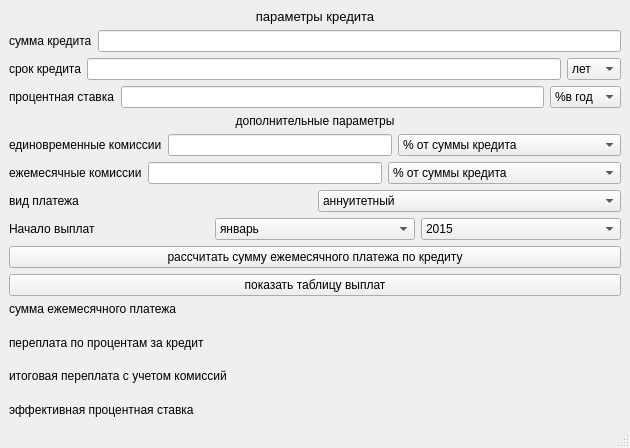
<?xml version="1.0" encoding="UTF-8"?>
<ui version="4.0">
 <class>MainWindow</class>
 <widget class="QMainWindow" name="MainWindow">
  <property name="geometry">
   <rect>
    <x>0</x>
    <y>0</y>
    <width>630</width>
    <height>448</height>
   </rect>
  </property>
  <property name="windowTitle">
   <string>MainWindow</string>
  </property>
  <widget class="QWidget" name="centralwidget">
   <layout class="QVBoxLayout" name="verticalLayout_3">
    <item>
     <layout class="QVBoxLayout" name="verticalLayout_2">
      <item>
       <widget class="QLabel" name="label_4">
        <property name="sizePolicy">
         <sizepolicy hsizetype="Preferred" vsizetype="Fixed">
          <horstretch>0</horstretch>
          <verstretch>0</verstretch>
         </sizepolicy>
        </property>
        <property name="font">
         <font>
          <pointsize>10</pointsize>
         </font>
        </property>
        <property name="text">
         <string>параметры кредита</string>
        </property>
        <property name="alignment">
         <set>Qt::AlignCenter</set>
        </property>
       </widget>
      </item>
      <item>
       <layout class="QVBoxLayout" name="verticalLayout">
        <item>
         <layout class="QHBoxLayout" name="horizontalLayout">
          <item>
           <widget class="QLabel" name="label">
            <property name="text">
             <string>сумма кредита</string>
            </property>
           </widget>
          </item>
          <item>
           <widget class="QLineEdit" name="loanAmount"/>
          </item>
         </layout>
        </item>
        <item>
         <layout class="QHBoxLayout" name="horizontalLayout_2">
          <item>
           <widget class="QLabel" name="label_2">
            <property name="text">
             <string>срок кредита</string>
            </property>
           </widget>
          </item>
          <item>
           <widget class="QLineEdit" name="loanPeriod"/>
          </item>
          <item>
           <widget class="QComboBox" name="monthsOrYearsForLoanPeriod">
            <item>
             <property name="text">
              <string>лет</string>
             </property>
            </item>
            <item>
             <property name="text">
              <string>мес.</string>
             </property>
            </item>
           </widget>
          </item>
         </layout>
        </item>
        <item>
         <layout class="QHBoxLayout" name="horizontalLayout_3">
          <item>
           <widget class="QLabel" name="label_3">
            <property name="text">
             <string>процентная ставка</string>
            </property>
           </widget>
          </item>
          <item>
           <widget class="QLineEdit" name="interestRate"/>
          </item>
          <item>
           <widget class="QComboBox" name="monthsOrYearsForInterestRate">
            <item>
             <property name="text">
              <string>%в год</string>
             </property>
            </item>
            <item>
             <property name="text">
              <string>%в мес</string>
             </property>
            </item>
           </widget>
          </item>
         </layout>
        </item>
       </layout>
      </item>
      <item>
       <widget class="QLabel" name="label_5">
        <property name="sizePolicy">
         <sizepolicy hsizetype="Preferred" vsizetype="Fixed">
          <horstretch>0</horstretch>
          <verstretch>0</verstretch>
         </sizepolicy>
        </property>
        <property name="text">
         <string>дополнительные параметры</string>
        </property>
        <property name="alignment">
         <set>Qt::AlignCenter</set>
        </property>
       </widget>
      </item>
      <item>
       <layout class="QHBoxLayout" name="horizontalLayout_4">
        <property name="spacing">
         <number>6</number>
        </property>
        <item>
         <widget class="QLabel" name="label_6">
          <property name="sizePolicy">
           <sizepolicy hsizetype="Preferred" vsizetype="Fixed">
            <horstretch>0</horstretch>
            <verstretch>0</verstretch>
           </sizepolicy>
          </property>
          <property name="text">
           <string>единовременные комиссии</string>
          </property>
         </widget>
        </item>
        <item>
         <widget class="QLineEdit" name="oneTimeCommission"/>
        </item>
        <item>
         <widget class="QComboBox" name="typeOfOneTimeCommission">
          <property name="sizePolicy">
           <sizepolicy hsizetype="Expanding" vsizetype="Fixed">
            <horstretch>0</horstretch>
            <verstretch>0</verstretch>
           </sizepolicy>
          </property>
          <item>
           <property name="text">
            <string>% от суммы кредита</string>
           </property>
          </item>
          <item>
           <property name="text">
            <string>в валюте</string>
           </property>
          </item>
         </widget>
        </item>
       </layout>
      </item>
      <item>
       <layout class="QHBoxLayout" name="horizontalLayout_5">
        <item>
         <widget class="QLabel" name="label_7">
          <property name="text">
           <string>ежемесячные комиссии</string>
          </property>
         </widget>
        </item>
        <item>
         <widget class="QLineEdit" name="monthlyCommission"/>
        </item>
        <item>
         <widget class="QComboBox" name="typeOfMonthlyCommission">
          <property name="sizePolicy">
           <sizepolicy hsizetype="Expanding" vsizetype="Fixed">
            <horstretch>0</horstretch>
            <verstretch>0</verstretch>
           </sizepolicy>
          </property>
          <item>
           <property name="text">
            <string>% от суммы кредита</string>
           </property>
          </item>
          <item>
           <property name="text">
            <string>% от остатка долга</string>
           </property>
          </item>
          <item>
           <property name="text">
            <string>в валюте</string>
           </property>
          </item>
         </widget>
        </item>
       </layout>
      </item>
      <item>
       <layout class="QHBoxLayout" name="horizontalLayout_6">
        <item>
         <widget class="QLabel" name="label_8">
          <property name="text">
           <string>вид платежа</string>
          </property>
         </widget>
        </item>
        <item>
         <widget class="QComboBox" name="comboBox">
          <item>
           <property name="text">
            <string>аннуитетный</string>
           </property>
          </item>
          <item>
           <property name="text">
            <string>дифференцированный</string>
           </property>
          </item>
         </widget>
        </item>
       </layout>
      </item>
      <item>
       <layout class="QHBoxLayout" name="horizontalLayout_7">
        <item>
         <widget class="QLabel" name="label_9">
          <property name="text">
           <string>Начало выплат</string>
          </property>
         </widget>
        </item>
        <item>
         <widget class="QComboBox" name="comboBox_2">
          <item>
           <property name="text">
            <string>январь</string>
           </property>
          </item>
          <item>
           <property name="text">
            <string>февраль</string>
           </property>
          </item>
          <item>
           <property name="text">
            <string>март</string>
           </property>
          </item>
          <item>
           <property name="text">
            <string>апрель</string>
           </property>
          </item>
          <item>
           <property name="text">
            <string>май</string>
           </property>
          </item>
          <item>
           <property name="text">
            <string>июнь</string>
           </property>
          </item>
          <item>
           <property name="text">
            <string>июль</string>
           </property>
          </item>
          <item>
           <property name="text">
            <string>август</string>
           </property>
          </item>
          <item>
           <property name="text">
            <string>сентябрь</string>
           </property>
          </item>
          <item>
           <property name="text">
            <string>октябрь</string>
           </property>
          </item>
          <item>
           <property name="text">
            <string>ноябрь</string>
           </property>
          </item>
          <item>
           <property name="text">
            <string>декабрь</string>
           </property>
          </item>
         </widget>
        </item>
        <item>
         <widget class="QComboBox" name="comboBox_3">
          <item>
           <property name="text">
            <string>2015</string>
           </property>
          </item>
          <item>
           <property name="text">
            <string>2016</string>
           </property>
          </item>
          <item>
           <property name="text">
            <string>2017</string>
           </property>
          </item>
          <item>
           <property name="text">
            <string>2018</string>
           </property>
          </item>
          <item>
           <property name="text">
            <string>2019</string>
           </property>
          </item>
          <item>
           <property name="text">
            <string>2020</string>
           </property>
          </item>
          <item>
           <property name="text">
            <string>2021</string>
           </property>
          </item>
          <item>
           <property name="text">
            <string>2022</string>
           </property>
          </item>
          <item>
           <property name="text">
            <string>2023</string>
           </property>
          </item>
          <item>
           <property name="text">
            <string>2024</string>
           </property>
          </item>
          <item>
           <property name="text">
            <string>2025</string>
           </property>
          </item>
          <item>
           <property name="text">
            <string>2026</string>
           </property>
          </item>
          <item>
           <property name="text">
            <string>2027</string>
           </property>
          </item>
          <item>
           <property name="text">
            <string>2028</string>
           </property>
          </item>
          <item>
           <property name="text">
            <string>2029</string>
           </property>
          </item>
          <item>
           <property name="text">
            <string>2030</string>
           </property>
          </item>
          <item>
           <property name="text">
            <string>2031</string>
           </property>
          </item>
          <item>
           <property name="text">
            <string>2032</string>
           </property>
          </item>
          <item>
           <property name="text">
            <string>2033</string>
           </property>
          </item>
          <item>
           <property name="text">
            <string>2034</string>
           </property>
          </item>
         </widget>
        </item>
       </layout>
      </item>
      <item>
       <widget class="QPushButton" name="calcAmountMonthlyPayment">
        <property name="text">
         <string>рассчитать сумму ежемесячного платежа по кредиту</string>
        </property>
       </widget>
      </item>
      <item>
       <widget class="QPushButton" name="pushButton">
        <property name="text">
         <string>показать таблицу выплат</string>
        </property>
       </widget>
      </item>
     </layout>
    </item>
    <item>
     <layout class="QFormLayout" name="formLayout">
      <item row="0" column="0">
       <widget class="QLabel" name="label_11">
        <property name="sizePolicy">
         <sizepolicy hsizetype="Preferred" vsizetype="Preferred">
          <horstretch>0</horstretch>
          <verstretch>0</verstretch>
         </sizepolicy>
        </property>
        <property name="text">
         <string>сумма ежемесячного платежа</string>
        </property>
       </widget>
      </item>
      <item row="0" column="1">
       <widget class="QLabel" name="amountMonthlyPayment">
        <property name="sizePolicy">
         <sizepolicy hsizetype="Preferred" vsizetype="Preferred">
          <horstretch>0</horstretch>
          <verstretch>0</verstretch>
         </sizepolicy>
        </property>
        <property name="text">
         <string/>
        </property>
       </widget>
      </item>
      <item row="2" column="0">
       <widget class="QLabel" name="label_13">
        <property name="sizePolicy">
         <sizepolicy hsizetype="Preferred" vsizetype="Preferred">
          <horstretch>0</horstretch>
          <verstretch>0</verstretch>
         </sizepolicy>
        </property>
        <property name="text">
         <string>переплата по процентам за кредит</string>
        </property>
       </widget>
      </item>
      <item row="2" column="1">
       <widget class="QLabel" name="overpaymentOfInterest">
        <property name="sizePolicy">
         <sizepolicy hsizetype="Preferred" vsizetype="Preferred">
          <horstretch>0</horstretch>
          <verstretch>0</verstretch>
         </sizepolicy>
        </property>
        <property name="text">
         <string/>
        </property>
       </widget>
      </item>
      <item row="4" column="0">
       <widget class="QLabel" name="label_15">
        <property name="sizePolicy">
         <sizepolicy hsizetype="Preferred" vsizetype="Preferred">
          <horstretch>0</horstretch>
          <verstretch>0</verstretch>
         </sizepolicy>
        </property>
        <property name="text">
         <string>итоговая переплата с учетом комиссий</string>
        </property>
       </widget>
      </item>
      <item row="4" column="1">
       <widget class="QLabel" name="totalOverpaymentIncludingCommissions">
        <property name="sizePolicy">
         <sizepolicy hsizetype="Preferred" vsizetype="Preferred">
          <horstretch>0</horstretch>
          <verstretch>0</verstretch>
         </sizepolicy>
        </property>
        <property name="text">
         <string/>
        </property>
       </widget>
      </item>
      <item row="6" column="0">
       <widget class="QLabel" name="label_18">
        <property name="sizePolicy">
         <sizepolicy hsizetype="Preferred" vsizetype="Preferred">
          <horstretch>0</horstretch>
          <verstretch>0</verstretch>
         </sizepolicy>
        </property>
        <property name="text">
         <string>эффективная процентная ставка</string>
        </property>
       </widget>
      </item>
      <item row="6" column="1">
       <widget class="QLabel" name="effectiveInterestRate">
        <property name="sizePolicy">
         <sizepolicy hsizetype="Preferred" vsizetype="Preferred">
          <horstretch>0</horstretch>
          <verstretch>0</verstretch>
         </sizepolicy>
        </property>
        <property name="text">
         <string/>
        </property>
       </widget>
      </item>
      <item row="1" column="0">
       <spacer name="verticalSpacer">
        <property name="orientation">
         <enum>Qt::Vertical</enum>
        </property>
        <property name="sizeHint" stdset="0">
         <size>
          <width>20</width>
          <height>40</height>
         </size>
        </property>
       </spacer>
      </item>
      <item row="3" column="0">
       <spacer name="verticalSpacer_2">
        <property name="orientation">
         <enum>Qt::Vertical</enum>
        </property>
        <property name="sizeHint" stdset="0">
         <size>
          <width>20</width>
          <height>40</height>
         </size>
        </property>
       </spacer>
      </item>
      <item row="5" column="0">
       <spacer name="verticalSpacer_3">
        <property name="orientation">
         <enum>Qt::Vertical</enum>
        </property>
        <property name="sizeHint" stdset="0">
         <size>
          <width>20</width>
          <height>40</height>
         </size>
        </property>
       </spacer>
      </item>
     </layout>
    </item>
   </layout>
  </widget>
  <widget class="QMenuBar" name="menubar">
   <property name="geometry">
    <rect>
     <x>0</x>
     <y>0</y>
     <width>630</width>
     <height>21</height>
    </rect>
   </property>
  </widget>
  <widget class="QStatusBar" name="statusbar"/>
 </widget>
 <resources/>
 <connections/>
</ui>
